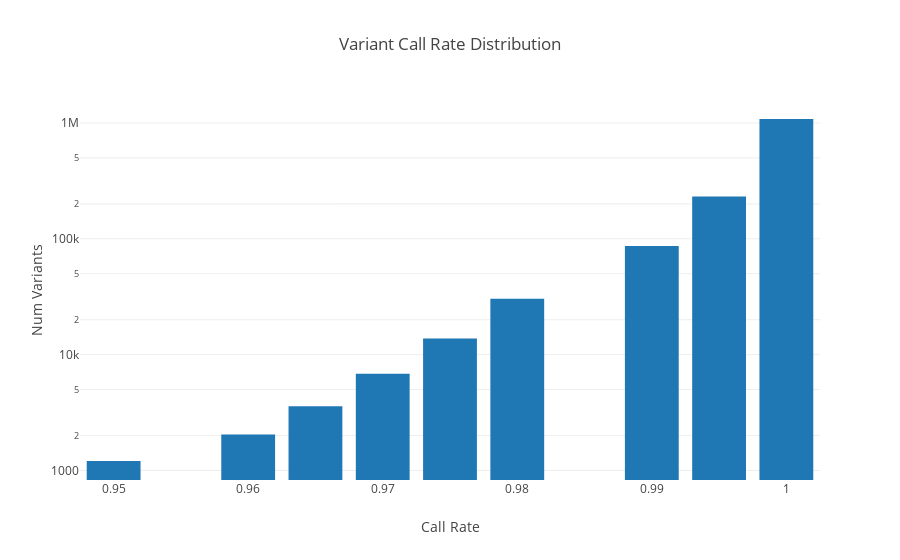

Notebook source saved alongside this figure:
### Code cell
// Technical note: do histogram binning manually with a large number of elements 
// because plotly-scala will put data provided as json object in cell output
df_stat
    .withColumn("bin", bround($"qc.callRate"/.005)*.005)
    .groupBy("bin").count.sort($"bin".asc)
    .fn(d => {
        Bar(
            x=d.map(_.getAs[Double]("bin")).collect.toList,
            y=d.map(_.getAs[Long]("count")).collect.toList
        ).plot(
            title="Variant Call Rate Distribution", 
            xaxis=Axis(title="Call Rate"),
            yaxis=Axis(`type`=AxisType.Log, title="Num Variants")
        )
    })

### Figure 1 — Plotly figure (JSON) as saved in the notebook; plotly's stock layout.template omitted (floating-point values rounded to 4 significant figures)
{"data": [{"type": "bar", "x": [0.95, 0.96, 0.965, 0.97, 0.975, 0.98, 0.99, 0.995, 1], "y": [1207, 2045, 3580, 6849, 13773, 30434, 86563, 231404, 1082042]}], "layout": {"title": "Variant Call Rate Distribution", "xaxis": {"title": "Call Rate"}, "yaxis": {"title": "Num Variants", "type": "log"}}}
